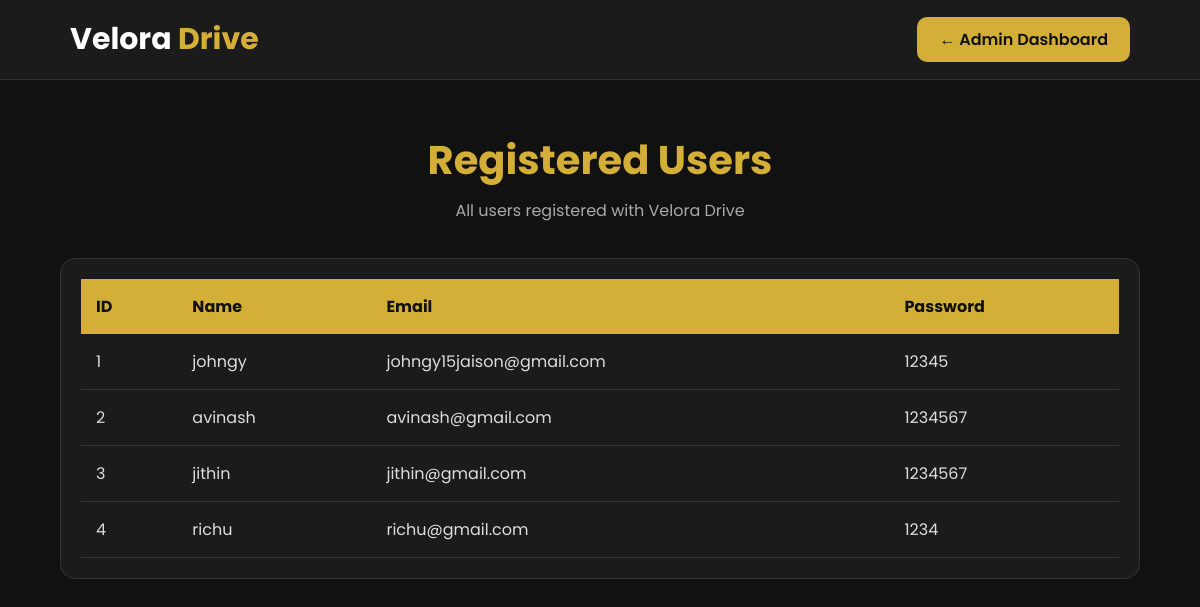
Screenshot of /admin/users with the database file from the repository.
### tables this page shows
CREATE TABLE users(
    id INTEGER PRIMARY KEY AUTOINCREMENT,
    name TEXT NOT NULL,
    email TEXT UNIQUE NOT NULL,
    password TEXT NOT NULL
);

### app.py (the view)
@app.route("/admin/users")
def admin_users():
    con = sqlite3.connect("users.db")
    cur = con.cursor()
    cur.execute("SELECT * FROM users")
    users = cur.fetchall()
    con.close()
    return render_template(
        "admin_users.html",
        users=users
    )

### templates/admin_users.html (shortened to what this page needs)
<!DOCTYPE html>
<html lang="en">
<head>
<link rel="stylesheet"
href="{{ url_for('static', filename='css/admin_users.css') }}">
</head>
<body>
<nav>
<div class="logo">
Velora <span>Drive</span>
</div>
<a href="/admin" class="back-btn">
← Admin Dashboard
</a>
</nav>
<div class="container">
<h1>Registered Users</h1>
<p class="subtitle">
All users registered with Velora Drive
</p>
<div class="table-box">
<table>
<thead>
<tr>
<th>ID</th>
<th>Name</th>
<th>Email</th>
<th>Password</th>
</tr>
</thead>
<tbody>
{% for user in users %}
<tr>
<td>{{ user[0] }}</td>
<td>{{ user[1] }}</td>
<td>{{ user[2] }}</td>
<td>{{ user[3] }}</td>
</tr>
{% endfor %}
</tbody>
</table>
</div>
</div>
</body>
</html>

### static/css/admin_users.css (style rules this page uses)
* { margin:0; padding:0; box-sizing:border-box; font-family:'Poppins',sans-serif; }
body { background:#111; color:white; min-height:100vh; }
nav { height:80px; background:#1b1b1b; display:flex; justify-content:space-between; align-items:center; padding:0 70px; border-bottom:1px solid #333; }
.logo { font-size:30px; font-weight:700; }
.logo span { color:#d4af37; }
.back-btn { text-decoration:none; background:#d4af37; color:#111; padding:10px 22px; border-radius:10px; font-weight:600; }
.container { width:90%; max-width:1100px; margin:50px auto; }
h1 { text-align:center; color:#d4af37; font-size:40px; }
.subtitle { text-align:center; color:#aaa; margin-top:8px; margin-bottom:35px; }
.table-box { background:#1b1b1b; border:1px solid #333; border-radius:15px; padding:20px; overflow-x:auto; }
table { width:100%; border-collapse:collapse; }
th { background:#d4af37; color:#111; padding:15px; text-align:left; }
td { padding:15px; border-bottom:1px solid #333; color:#ddd; }

### rows the page displays
users: id "1", name "johngy", email "johngy15jaison@gmail.com", password "12345"
users: id "2", name "avinash", email "avinash@gmail.com", password "1234567"
users: id "3", name "jithin", email "jithin@gmail.com", password "1234567"
users: id "4", name "richu", email "richu@gmail.com", password "1234"
